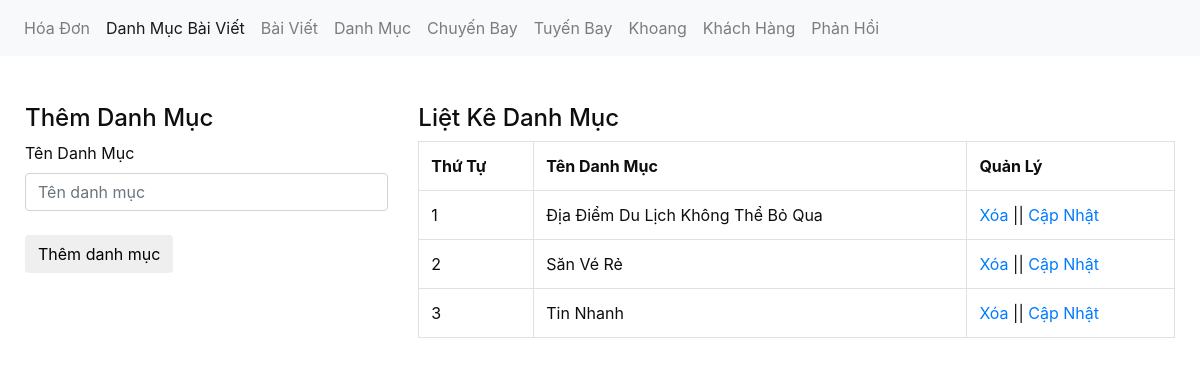
/admin/xulydanhmucbaiviet.php, run on the app's committed database.
### tables this page shows
CREATE TABLE `tbl_danhmuc_tin` (
  `danhmuctin_id` int(11) NOT NULL,
  `tendanhmuc` varchar(150) NOT NULL
);

### admin/xulydanhmucbaiviet.php (the view, shortened to what this page needs)
<?php
	include('../db/connect.php');
?>
<!DOCTYPE html>
<html lang="en">
<head>
	<link href="../css/bootstrap.css" rel="stylesheet" type="text/css" media="all" />
</head>
<body>
	<nav class="navbar navbar-expand-lg navbar-light bg-light">
	  <div class="collapse navbar-collapse" id="navbarNav">
	    <ul class="navbar-nav">
		<li class="nav-item">
	        <a class="nav-link" href="xulygiaodich.php">Hóa Đơn <span class="sr-only">(current)</span></a>
	      </li>
		  <li class="nav-item active">
	        <a class="nav-link" href="xulydanhmucbaiviet.php">Danh Mục Bài Viết</a>
	      </li>
	         <li class="nav-item">
	        <a class="nav-link" href="xulybaiviet.php">Bài Viết</a>
	      </li>
		  <li class="nav-item">
	        <a class="nav-link" href="xulydanhmuc.php">Danh Mục</a>
	      </li>
	      <li class="nav-item">
	        <a class="nav-link" href="xulychuyenbay.php">Chuyến Bay</a>
	      </li>
		  <li class="nav-item">
	        <a class="nav-link" href="xulytuyenbay.php">Tuyến Bay</a>
	      </li>
		  <li class="nav-item">
	        <a class="nav-link" href="xulykhoang.php">Khoang</a>
	      </li>
	       <li class="nav-item">
	        <a class="nav-link" href="xulykhachhang.php">Khách Hàng</a>
	      </li>
		  <li class="nav-item">
	        <a class="nav-link" href="xulylienhe.php">Phản Hồi</a>
	      </li>
	    </ul>
	  </div>
	</nav><br><br>
	<div class="container">
		<div class="row">
			<?php
			if(isset($_GET['quanly'])=='capnhat'){
				$id_capnhat = $_GET['id'];
				$sql_capnhat = mysqli_query($con,"SELECT * FROM tbl_danhmuc_tin WHERE danhmuctin_id='$id_capnhat'");
				$row_capnhat = mysqli_fetch_array($sql_capnhat);
				?>
				<div class="col-md-4">
				<h4>Cập Nhật Danh Mục</h4>
				<label>Tên Danh Mục</label>
				<form action="" method="POST">
					<input type="text" class="form-control" name="danhmuc" value="<?php echo $row_capnhat['tendanhmuc'] ?>"><br>
					<input type="hidden" class="form-control" name="id_danhmuc" value="<?php echo $row_capnhat['danhmuctin_id'] ?>">
					<input type="submit" name="capnhatdanhmuc" value="Cập nhật danh mục" class="btn btn-default">
				</form>
				</div>
			<?php
			}else{
				?>
				<div class="col-md-4">
				<h4>Thêm Danh Mục</h4>
				<label>Tên Danh Mục</label>
				<form action="" method="POST">
					<input type="text" class="form-control" name="danhmuc" placeholder="Tên danh mục"><br>
					<input type="submit" name="themdanhmuc" value="Thêm danh mục" class="btn btn-default">
				</form>
				</div>
				<?php
			}
				?>
			<div class="col-md-8">
				<h4>Liệt Kê Danh Mục</h4>
				<?php
				$sql_select = mysqli_query($con,"SELECT * FROM tbl_danhmuc_tin ORDER BY danhmuctin_id DESC");
				?>
				<table class="table table-bordered ">
					<tr>
						<th>Thứ Tự</th>
						<th>Tên Danh Mục</th>
						<th>Quản Lý</th>
					</tr>
					<?php
					$i = 0;
					while($row_category = mysqli_fetch_array($sql_select)){
						$i++;
					?>
					<tr>
						<td><?php echo $i; ?></td>
						<td><?php echo $row_category['tendanhmuc'] ?></td>
						<td><a href="?xoa=<?php echo $row_category['danhmuctin_id'] ?>">Xóa</a> || <a href="?quanly=capnhat&id=<?php echo $row_category['danhmuctin_id'] ?>">Cập Nhật</a></td>
					</tr>
					<?php
					}
					?>
				</table>
			</div>
		</div>
	</div>
</body>
</html>

### data on the page
tbl_danhmuc_tin: tendanhmuc "Địa Điểm Du Lịch Không Thể Bỏ Qua"
tbl_danhmuc_tin: tendanhmuc "Săn Vé Rẻ"
tbl_danhmuc_tin: tendanhmuc "Tin Nhanh"
